Frame 1 (no input): blank canvas, image omitted
Frame 60 (the mouse pressed at the canvas centre just before this capture): blank canvas, image omitted
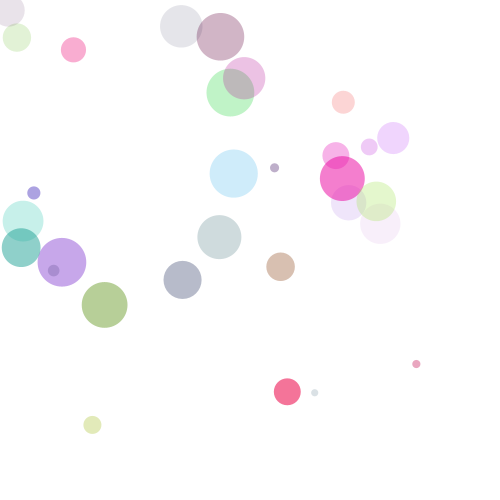
Frame 120 (the mouse held since frame 60 and released just before this capture)

The Processing sketch whose frames 1 and 60 were blank and that drew this single picture after the mouse press (run headless with seeded random() and noise(); from frame 60 on, the mouse is pressed at the canvas centre):

// Processing sketch: processing_125350
// ── processing_125350.pde

//LLAMADA A LA CLASE
Bubbles[] step = new Bubbles[1000];
//VARIABLE QUE DEFINE EL NÚMERO DE BURBUJAS QUE SALEN EN CADA CLICK
int click = 0;

void setup(){
 size(500,500);
 frameRate(200);
 /*Aquí las variables que le pasa el consturtor son recogidas y se
 les asigna un valor RANDOM a cada una de ellas. Como estas variables
 pertenecen al las de la ellipse todas ellas saldrán con diferente 
 color opacidad y tamaño*/
   for(int i = 0; i < step.length; i++){
     /*Se introduce los valores del consturtor dentro de un array
     "step" y se la asigna un valor RANDOM a cada varlor que se 
     añade al array*/
     step[i] = new Bubbles(random(width), random(height), random(5,50), color(random(0,255),random(0,255),random(0,255),random(25,150)));
   }
 }

void draw(){
  background(255);
  for(int i = 0; i < step.length && i < click; i++){
    //LAMADA A LOS METODOS
    step[i].dibuixa();
    step[i].explosion();
  }
}
void mousePressed(){
  //CONTADOR QUE DETERMINARÁ CUANTAS BURBUJAS SALDRÁN EN CADA CLICK
  click = click + 30;
}
  


class Bubbles{
  float xran;
  float yran;
  float radio;
  float xPos;
  float yPos;
  color c;
   //CONSTRUCTOR QUE LE PASA LAS VARIABLES DE LA CLASE AL ALGORITMO 
   //PRINCIPAL
  Bubbles(float x, float y, float r, color col){
  xran = x;
  yran = y;
  radio = r;
  c = col;
  
  }
  //DIBUJO DE LA ELIPSE
  void dibuixa(){
  noStroke();
  fill(c);
  ellipse(xPos, yPos, radio, radio);
  }
  //EN EL PRIMER IF SE ENCUENTRA LA FUNCIÓN QUE HACE QUE LAS 
  //VALLAN HACIA DONDE ESTÁ EL RATÓN CUANDO ESTE NO ESTÁ PULSADO
  void explosion(){
  if(mousePressed == false){
    /*En cada iteración del DRAW las burbujas se acercan mas 
    al ratón. La orden es que xPos e yPos denven acercarse al 
    la actual posición del ratón de manera que su velocidad dependerá 
    a la hora de hacecarse al ratón dependerá del diametro del la 
    ellipse: menor diametro mayor velocidad y a la inversa con mayor diametro*/
    xPos = xPos + (mouseX - xPos)/radio;
    yPos = yPos + (mouseY - yPos)/radio;
  }
  if(mousePressed){
    /*En este IF en cambio lo que hacen es expandirse por todo 
    el area de dibujo cundo el ratón no está pulsado. Aquí le digo
    a procesin que asigne una posición al azar(RANDOM) a cada burbuja
    de manera que cuando el ratón no este pulsado la burbuja en vez de
    seguir al ratón deverá volver a la posición asignada al azar por 
    la función RANDOM creando así un efecto de explosión */
    xPos = xPos + (xran - xPos)/radio;
    yPos = yPos + (yran - yPos)/radio;
    
  }

  }


}
